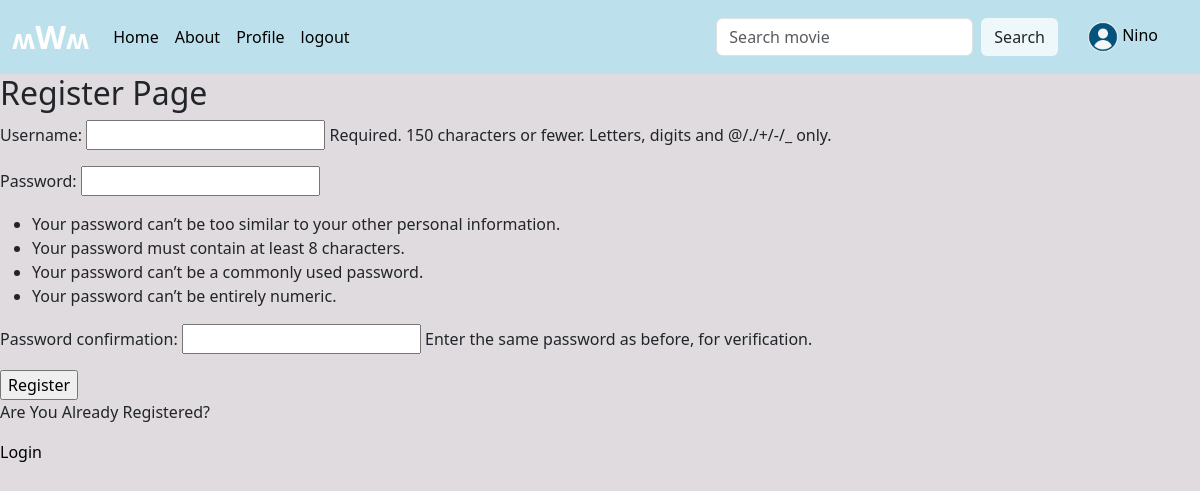
Page /register/ (signed in) on the committed database.
### base/models.py (models this page shows)
class User(AbstractUser):
    movies = models.ManyToManyField(Movie, related_name='users', blank=True)
    avatar = models.ImageField(null=True, default='avatar.png')
    bio = models.TextField(null=True)

### base/views.py (the view, shortened to what this page needs)
# urls.py: path('register/', views.register_user, name='register'),
def register_user(request):
    form = MyUserCreationForm()
    context = {'form': form}
    return render(request, 'base/register.html', context)

### base/forms.py
class MyUserCreationForm(UserCreationForm):
    class Meta:
        model = User
        fields = ['username', 'password1', 'password2']

### base/Templates/base/register.html (shortened to what this page needs)
{%extends 'Main.html'%}
{% block content %}
    <h2> Register Page </h2>
   <form method="POST" action="">
       {{ form.as_p }}
       <input type="submit" value="Register">
       <p>Are You Already Registered?</p>
        <a href="{% url 'login' %}">Login</a>
    </form>
{% endblock %}

### Templates/navbar.html (shortened to what this page needs)
<nav class="navbar navbar-expand-lg" style="background-color: #bce1ec  ;">
    <div class="container-fluid">
<a class="navbar-brand" href="{% url 'home' %}" style="font-size: 27px; font-weight: bold; color: #fefeff;">ʍ<span style="font-size: 32px;">W</span>ʍ</a>
      <div class="collapse navbar-collapse" id="navbarSupportedContent">
        <ul class="navbar-nav me-auto mb-2 mb-lg-0">
          <li class="nav-item">
            <a class="nav-link active" aria-current="page" href="{% url 'home' %}">Home</a>
          </li>
          <li class="nav-item">
            <a class="nav-link active" aria-current="page" href="{% url 'about' %}">About</a>
          </li>
          {% if request.user.is_authenticated %}
            <li class="nav-item">
              <a class="nav-link active" aria-current="page" href="{% url 'profile' request.user.id %}">Profile</a>
            </li>
            <li class="nav-item">
              <a class="nav-link active" aria-current="page" href="{% url 'logout'%}">logout</a>
            </li>
            {%else%}
              <li class="nav-item">
                <a class="nav-link active" aria-current="page" href="{% url 'login'%}">login</a>
              </li>
          {% endif %}
        </ul>
        <form class="d-flex" role="search" action="">
          <input name="q" class="form-control me-2" type="search" placeholder="Search movie" aria-label="Search">
          <button class="btn" style="background-color: #eef8fa;" type="submit">Search</button>
        </form>
        {% if request.user.is_authenticated %}
          <div style="margin: 0px 30px;">
            <a href="{% url 'profile' request.user.id %}">
              <img src="{{ request.user.avatar.url }}" width="30px" height="30px" style="border-radius: 50%;">
              {{ request.user.username }}
            </a>
          </div>
        {% endif %}
      </div>
    </div>
</nav>

### static/styles/style.css (style rules this page uses)
body { background-color: #e0dbdf; }
a { text-decoration: none; color: black; }

### rows in the picture
User: user.avatar (picture), user.username "Nino"
